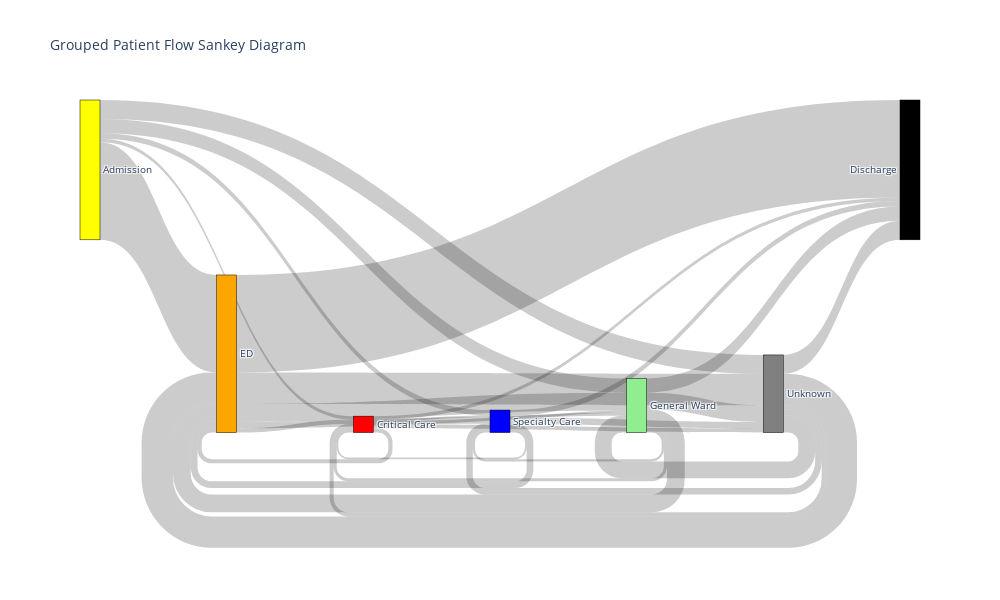

Write notebook code for a chart like this one.
### Code cell
def create_grouped_sankey_diagram(df):
    # Define grouped stages and colors
    stages = ['Admission', 'ED', 'Critical Care', 'Specialty Care', 'General Ward', 'Unknown', 'Discharge']
    color_scheme = {
        'Admission': 'yellow',
        'ED': 'orange',
        'Critical Care': 'red',
        'Specialty Care': 'blue',
        'General Ward': 'lightgreen',
        'Unknown': 'gray',
        'Discharge': 'black'
    }
    
    # Calculate flows using the grouped categories
    flows = calculate_flows(df, stages, 'prev_careunit_grouped', 'careunit_category_grouped', 'next_careunit_grouped')
    node_sizes = calculate_node_sizes(flows, stages)
    
    # Create the Sankey diagram
    fig = go.Figure(data=[go.Sankey(
        node=dict(
            pad=15,
            thickness=20,
            line=dict(color="black", width=0.5),
            label=stages,
            color=[color_scheme[stage] for stage in stages],
            customdata=node_sizes,
            hovertemplate='%{label}<br>Patients: %{customdata}<extra></extra>'
        ),
        link=dict(
            source=[stages.index(s) for s, _ in flows.keys()],
            target=[stages.index(t) for _, t in flows.keys()],
            value=list(flows.values()),
            customdata=list(flows.values()),
            hovertemplate='%{source.label} → %{target.label}<br>Patients: %{value}<extra></extra>'
        )
    )])

    fig.update_layout(
        title_text="Grouped Patient Flow Sankey Diagram",
        font_size=10,
        autosize=False,
        width=1000,
        height=600
    )
    fig.show()

create_grouped_sankey_diagram(merged_df)

### Figure 1 — Plotly figure (JSON) as saved in the notebook; plotly's stock layout.template omitted (floating-point values rounded to 4 significant figures)
{"data": [{"link": {"customdata": [296526, 10830, 16847, 43371, 57513, 12651, 20441, 54100, 95353, 296585, 12669, 4721, 9329, 12383, 10681, 20573, 4856, 6672, 19577, 16784, 54152, 9306, 6747, 50968, 43440, 95239, 12263, 19750, 51205, 57597], "hovertemplate": "%{source.label} → %{target.label}<br>Patients: %{value}<extra></extra>", "source": [0, 0, 0, 0, 0, 1, 1, 1, 1, 1, 2, 2, 2, 2, 2, 3, 3, 3, 3, 3, 4, 4, 4, 4, 4, 5, 5, 5, 5, 5], "target": [1, 2, 3, 4, 5, 2, 3, 4, 5, 6, 1, 3, 4, 5, 6, 1, 2, 4, 5, 6, 1, 2, 3, 5, 6, 1, 2, 3, 4, 6], "value": [296526, 10830, 16847, 43371, 57513, 12651, 20441, 54100, 95353, 296585, 12669, 4721, 9329, 12383, 10681, 20573, 4856, 6672, 19577, 16784, 54152, 9306, 6747, 50968, 43440, 95239, 12263, 19750, 51205, 57597]}, "node": {"color": ["yellow", "orange", "red", "blue", "lightgreen", "gray", "black"], "customdata": [425087, 958289, 99689, 136968, 329290, 471848, 425087], "hovertemplate": "%{label}<br>Patients: %{customdata}<extra></extra>", "label": ["Admission", "ED", "Critical Care", "Specialty Care", "General Ward", "Unknown", "Discharge"], "line": {"color": "black", "width": 0.5}, "pad": 15, "thickness": 20}, "type": "sankey"}], "layout": {"autosize": false, "font": {"size": 10}, "height": 600, "title": {"text": "Grouped Patient Flow Sankey Diagram"}, "width": 1000}}
